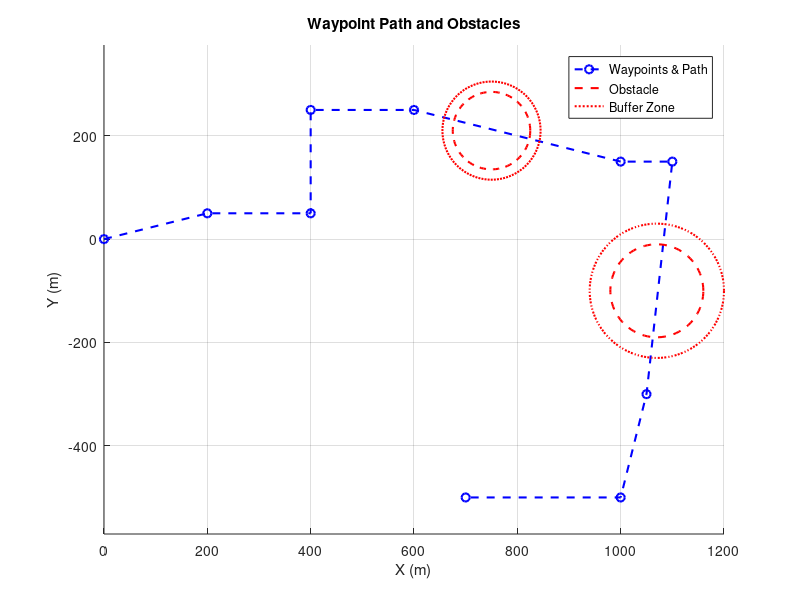
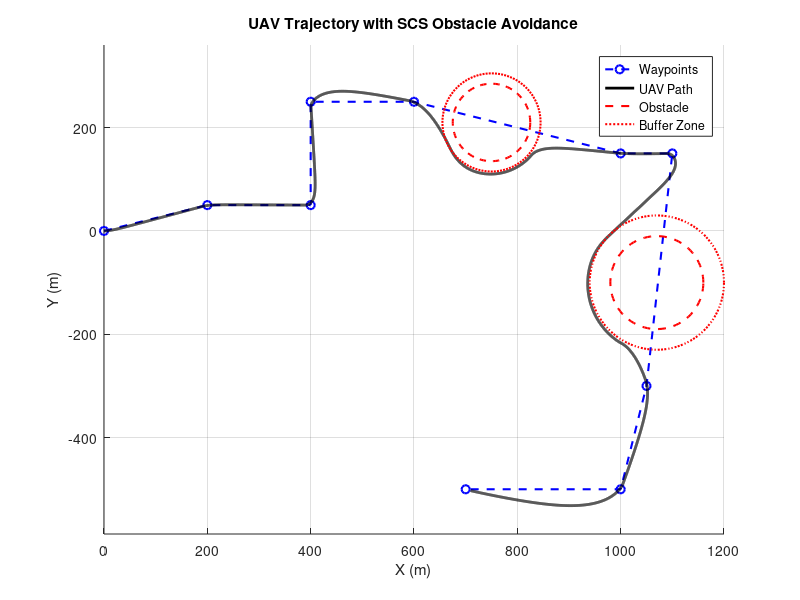
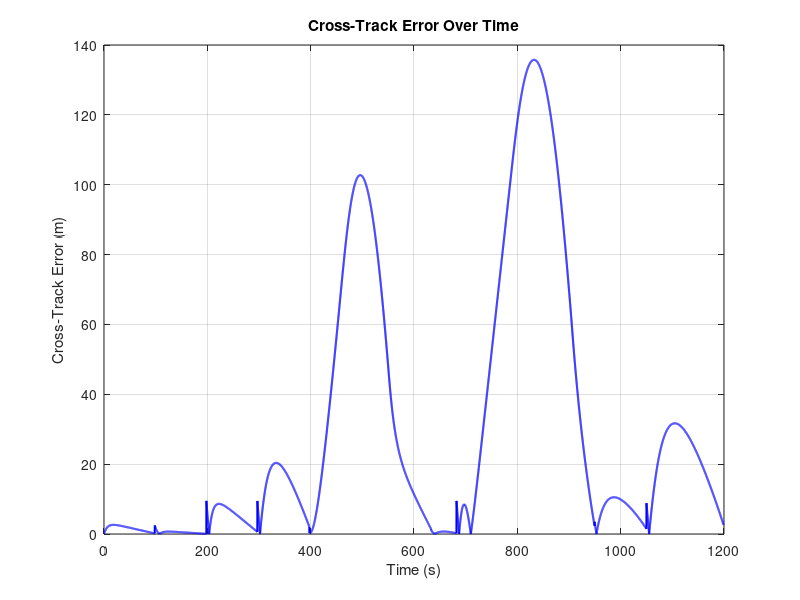
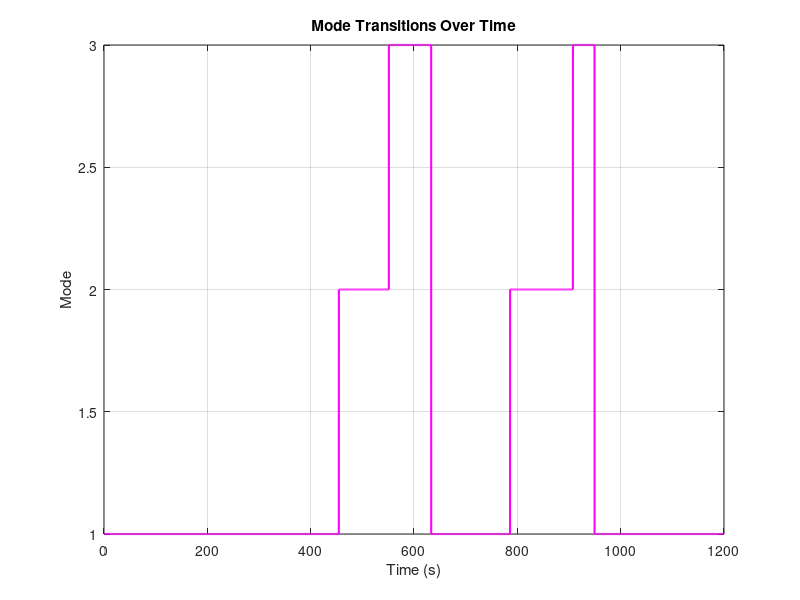

The MATLAB script that drew these images, in order:
% === SCS UAV Trajectory Simulation with Obstacle-Aware Segment Following ===
clc; clear; close all;

% === Parameters ===
dt = 0.1; T = 1200;
time = 0:dt:T;

% === UAV Parameters ===
max_lat_acc = 6;
L1_default = 40;

% === Waypoints (extended WP6 distance) ===
waypoints = [
     0,     0;
   200,    50;
   400,    50;
   400,   250;
   600,   250;
  1000,   150;   % WP6 moved further in x-direction
  1100,  150;
  1050, -300;
  1000, -500;
   700, -500
];

% === Obstacles ===
obstacles = {
    struct('center', [750, 210], 'radius', 75),
    struct('center', [1070, -100], 'radius', 90)
};
buffer = [20, 40];

% === Plot the Static Environment ===
figure; hold on;
plot(waypoints(:,1), waypoints(:,2), 'bo--', 'LineWidth', 1.5);
for i = 1:length(obstacles)
    c = obstacles{i}.center;
    r = obstacles{i}.radius;
    R = r + buffer(i);
    theta = linspace(0, 2*pi, 100);
    plot(c(1)+r*cos(theta), c(2)+r*sin(theta), 'r--', 'LineWidth', 1.5);
    plot(c(1)+R*cos(theta), c(2)+R*sin(theta), 'r:', 'LineWidth', 1.5);
end
xlabel('X (m)'); ylabel('Y (m)'); axis equal; grid on;
title('Waypoint Path and Obstacles');
legend('Waypoints & Path', 'Obstacle', 'Buffer Zone');

% === Initialization ===
pos = waypoints(1,:);
vel = [2.0, 0];
current_seg = 1;
mode = 1;
entry_pt = []; exit_pt = [];
angle_traversed = 0; prev_theta = 0;

% === Logging ===
pos_log = []; mode_log = []; ref_log = []; cte_log = [];

% === Simulation Loop ===
for t = time
    if current_seg >= size(waypoints,1)
        break;
    end
    wp_start = waypoints(current_seg,:);
    wp_end = waypoints(current_seg+1,:);
    seg_vec = wp_end - wp_start;
    seg_unit = seg_vec / norm(seg_vec);

    if mode == 1 && isempty(entry_pt)
        for k = 1:length(obstacles)
            c = obstacles{k}.center;
            R = obstacles{k}.radius + buffer(k);
            f = wp_start - c;
            d = norm((wp_end - wp_start));
            t_proj = dot(c - wp_start, seg_unit);
            closest_pt = wp_start + t_proj * seg_unit;
            if t_proj >= 0 && t_proj <= d && norm(closest_pt - c) < R
                vec_c2start = wp_start - c;
                dist_c2start = norm(vec_c2start);
                alpha = acos(R / dist_c2start);
                base_angle = atan2(vec_c2start(2), vec_c2start(1));
                entry_angle = base_angle + alpha - deg2rad(5);
                exit_angle = entry_angle + deg2rad(155);  % 155° after entry
                entry_pt = c + R * [cos(entry_angle), sin(entry_angle)];
                exit_pt  = c + R * [cos(exit_angle), sin(exit_angle)];
                avoid_center = c;
                avoid_radius = R;
                mode = 1;
                angle_traversed = 0; prev_theta = atan2(pos(2)-c(2), pos(1)-c(1));
                break;
            end
        end
    end

    switch mode
        case 1
            if ~isempty(entry_pt)
                target = entry_pt;
                if norm(pos - entry_pt) < 10
                    mode = 2;
                end
            else
                target = wp_end;
                if norm(pos - wp_end) < 10
                    current_seg = current_seg + 1;
                    entry_pt = []; exit_pt = [];
                end
            end

        case 2
            theta = atan2(pos(2)-avoid_center(2), pos(1)-avoid_center(1));
            avoid_vec = [cos(theta), sin(theta)];
            target = avoid_center + avoid_radius * (avoid_vec + 0.3 * [-sin(theta), cos(theta)]);

            dtheta = atan2(sin(theta - prev_theta), cos(theta - prev_theta));
            angle_traversed = angle_traversed + abs(dtheta);
            prev_theta = theta;

            if angle_traversed >= deg2rad(155)
                mode = 3;
            end

        case 3
            target = wp_end;
            if norm(pos - wp_end) < 10
                current_seg = current_seg + 1;
                entry_pt = []; exit_pt = [];
                mode = 1;
            end
    end

    L1_vec = target - pos;
    V = norm(vel) + 1e-3;
    eta = atan2(vel(1)*L1_vec(2) - vel(2)*L1_vec(1), dot(vel, L1_vec));

    heading_change = acos(dot(seg_unit, vel / norm(vel)));
    if heading_change > deg2rad(60)
        L1 = 25;
    else
        L1 = max(25, 15 + 0.15 * abs(pos(2)));
    end

    a_s = 2 * V^2 / L1 * sin(eta);
    a_s = max(-max_lat_acc, min(max_lat_acc, a_s));
    acc_vec = a_s * [-vel(2), vel(1)] / V;

    vel = vel + acc_vec * dt;
    pos = pos + vel * dt;

    seg_norm = norm(wp_end - wp_start);
    if seg_norm > 0
        vec_to_pos = pos - wp_start;
        proj_len = dot(vec_to_pos, seg_unit);
        proj_point = wp_start + proj_len * seg_unit;
        cte = norm(pos - proj_point);
    else
        cte = 0;
    end

    pos_log(end+1,:) = pos;
    mode_log(end+1) = mode;
    ref_log(end+1,:) = target;
    cte_log(end+1) = cte;
end

% === Final Trajectory Plot ===
figure; hold on;
plot(waypoints(:,1), waypoints(:,2), 'bo--', 'LineWidth', 1.5);
plot(pos_log(:,1), pos_log(:,2), 'k-', 'LineWidth', 2);
for k = 1:length(obstacles)
    c = obstacles{k}.center;
    r = obstacles{k}.radius;
    R = r + buffer(k);
    theta = linspace(0, 2*pi, 100);
    plot(c(1)+r*cos(theta), c(2)+r*sin(theta), 'r--', 'LineWidth', 1.5);
    plot(c(1)+R*cos(theta), c(2)+R*sin(theta), 'r:', 'LineWidth', 1.5);
end
title('UAV Trajectory with SCS Obstacle Avoidance');
xlabel('X (m)'); ylabel('Y (m)'); axis equal; grid on;
legend('Waypoints', 'UAV Path', 'Obstacle', 'Buffer Zone');

% === Cross-track Error Plot ===
figure;
plot(time(1:length(cte_log)), cte_log, 'b', 'LineWidth', 1.5);
xlabel('Time (s)'); ylabel('Cross-Track Error (m)');
title('Cross-Track Error Over Time'); grid on;

% === Mode Transitions ===
figure;
plot(time(1:length(mode_log)), mode_log, 'm', 'LineWidth', 1.5);
ylabel('Mode'); xlabel('Time (s)');
title('Mode Transitions Over Time'); grid on;


% === Compute Heading Angle, Heading Rate ===
vel_log = diff(pos_log) / dt;  % velocity vector
vel_log = [vel_log; vel_log(end,:)];  % pad last row

V_log = sqrt(sum(vel_log.^2, 2));      % speed
heading = atan2(vel_log(:,2), vel_log(:,1));  % heading angle
heading_rate = [diff(heading)/dt; 0];  % rate of change of heading

% === Unwrap heading to avoid jumps ===
heading = unwrap(heading);
heading_rate = [diff(heading)/dt; heading_rate(end)];

% === Compute Curvature and Its Derivative ===
curvature = heading_rate ./ (V_log + 1e-3);
curvature_derivative = [diff(curvature)/dt; 0];  % time derivative

% === Plot: Curvature over Time ===
figure;
plot(time(1:length(curvature)), curvature, 'r', 'LineWidth', 1.5);
xlabel('Time (s)'); ylabel('Curvature (1/m)');
title('UAV Path Curvature Over Time'); grid on;

% === Plot: Derivative of Curvature over Time ===
figure;
plot(time(1:length(curvature_derivative)), curvature_derivative, 'k', 'LineWidth', 1.5);
xlabel('Time (s)'); ylabel('d(Curvature)/dt (1/m^2)');
title('Derivative of Curvature Over Time'); grid on;
